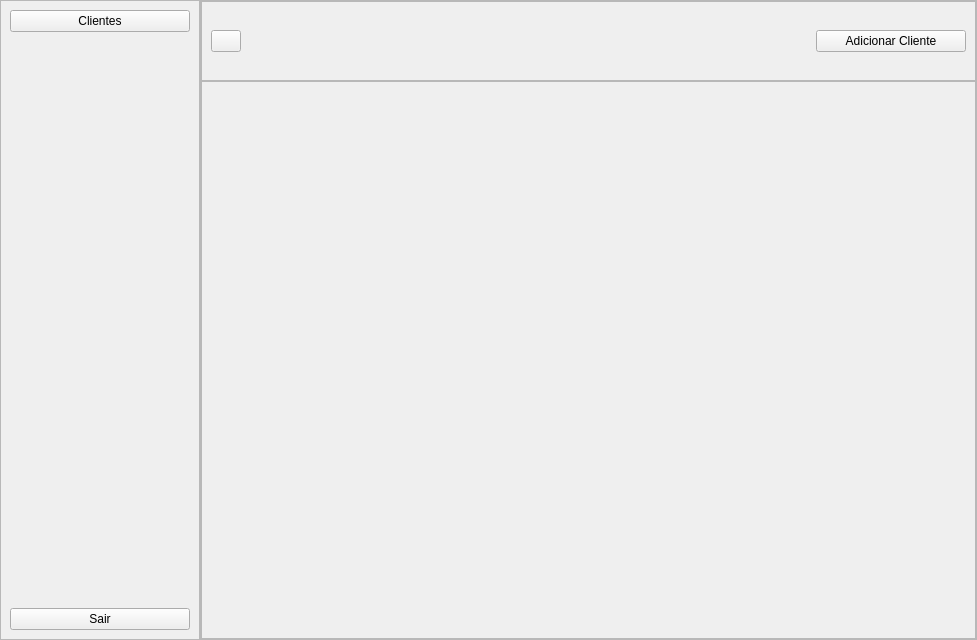
<?xml version="1.0" encoding="UTF-8"?>
<ui version="4.0">
 <class>MainWindow</class>
 <widget class="QMainWindow" name="MainWindow">
  <property name="geometry">
   <rect>
    <x>0</x>
    <y>0</y>
    <width>977</width>
    <height>640</height>
   </rect>
  </property>
  <property name="minimumSize">
   <size>
    <width>0</width>
    <height>0</height>
   </size>
  </property>
  <property name="windowTitle">
   <string>MainWindow</string>
  </property>
  <widget class="QWidget" name="centralwidget">
   <property name="minimumSize">
    <size>
     <width>800</width>
     <height>600</height>
    </size>
   </property>
   <layout class="QHBoxLayout" name="horizontalLayout">
    <property name="spacing">
     <number>0</number>
    </property>
    <property name="leftMargin">
     <number>0</number>
    </property>
    <property name="topMargin">
     <number>0</number>
    </property>
    <property name="rightMargin">
     <number>0</number>
    </property>
    <property name="bottomMargin">
     <number>0</number>
    </property>
    <item>
     <widget class="QFrame" name="sidebar">
      <property name="minimumSize">
       <size>
        <width>0</width>
        <height>0</height>
       </size>
      </property>
      <property name="maximumSize">
       <size>
        <width>200</width>
        <height>16777215</height>
       </size>
      </property>
      <property name="styleSheet">
       <string notr="true"/>
      </property>
      <property name="frameShape">
       <enum>QFrame::Shape::StyledPanel</enum>
      </property>
      <property name="frameShadow">
       <enum>QFrame::Shadow::Raised</enum>
      </property>
      <layout class="QVBoxLayout" name="verticalLayout">
       <item>
        <widget class="QPushButton" name="btnCustomer">
         <property name="text">
          <string>Clientes</string>
         </property>
        </widget>
       </item>
       <item>
        <spacer name="verticalSpacer">
         <property name="orientation">
          <enum>Qt::Orientation::Vertical</enum>
         </property>
         <property name="sizeHint" stdset="0">
          <size>
           <width>20</width>
           <height>40</height>
          </size>
         </property>
        </spacer>
       </item>
       <item>
        <widget class="QPushButton" name="btnQuit">
         <property name="text">
          <string>Sair</string>
         </property>
        </widget>
       </item>
      </layout>
     </widget>
    </item>
    <item>
     <widget class="QFrame" name="container">
      <property name="styleSheet">
       <string notr="true"/>
      </property>
      <property name="frameShape">
       <enum>QFrame::Shape::StyledPanel</enum>
      </property>
      <property name="frameShadow">
       <enum>QFrame::Shadow::Raised</enum>
      </property>
      <layout class="QVBoxLayout" name="verticalLayout_2">
       <property name="spacing">
        <number>0</number>
       </property>
       <property name="leftMargin">
        <number>0</number>
       </property>
       <property name="topMargin">
        <number>0</number>
       </property>
       <property name="rightMargin">
        <number>0</number>
       </property>
       <property name="bottomMargin">
        <number>0</number>
       </property>
       <item>
        <widget class="QFrame" name="container_header">
         <property name="minimumSize">
          <size>
           <width>0</width>
           <height>80</height>
          </size>
         </property>
         <property name="maximumSize">
          <size>
           <width>16777215</width>
           <height>80</height>
          </size>
         </property>
         <property name="frameShape">
          <enum>QFrame::Shape::StyledPanel</enum>
         </property>
         <property name="frameShadow">
          <enum>QFrame::Shadow::Raised</enum>
         </property>
         <layout class="QHBoxLayout" name="horizontalLayout_2">
          <item>
           <layout class="QGridLayout" name="gridLayout">
            <item row="0" column="2">
             <widget class="QPushButton" name="btnOpenCustomerForm">
              <property name="sizePolicy">
               <sizepolicy hsizetype="Minimum" vsizetype="Fixed">
                <horstretch>0</horstretch>
                <verstretch>0</verstretch>
               </sizepolicy>
              </property>
              <property name="maximumSize">
               <size>
                <width>150</width>
                <height>16777215</height>
               </size>
              </property>
              <property name="text">
               <string>Adicionar Cliente</string>
              </property>
             </widget>
            </item>
            <item row="0" column="0">
             <widget class="QPushButton" name="toggleSidebar">
              <property name="maximumSize">
               <size>
                <width>30</width>
                <height>30</height>
               </size>
              </property>
              <property name="text">
               <string/>
              </property>
              <property name="icon">
               <iconset resource="../resources/icons/icons.qrc">
                <normaloff>:/feather/menu.svg</normaloff>:/feather/menu.svg</iconset>
              </property>
              <property name="iconSize">
               <size>
                <width>24</width>
                <height>24</height>
               </size>
              </property>
             </widget>
            </item>
            <item row="0" column="1">
             <widget class="QWidget" name="widget" native="true"/>
            </item>
           </layout>
          </item>
         </layout>
        </widget>
       </item>
       <item>
        <widget class="QFrame" name="content">
         <property name="frameShape">
          <enum>QFrame::Shape::StyledPanel</enum>
         </property>
         <property name="frameShadow">
          <enum>QFrame::Shadow::Raised</enum>
         </property>
        </widget>
       </item>
      </layout>
     </widget>
    </item>
   </layout>
  </widget>
 </widget>
 <resources>
  <include location="../resources/icons/icons.qrc"/>
 </resources>
 <connections/>
</ui>
